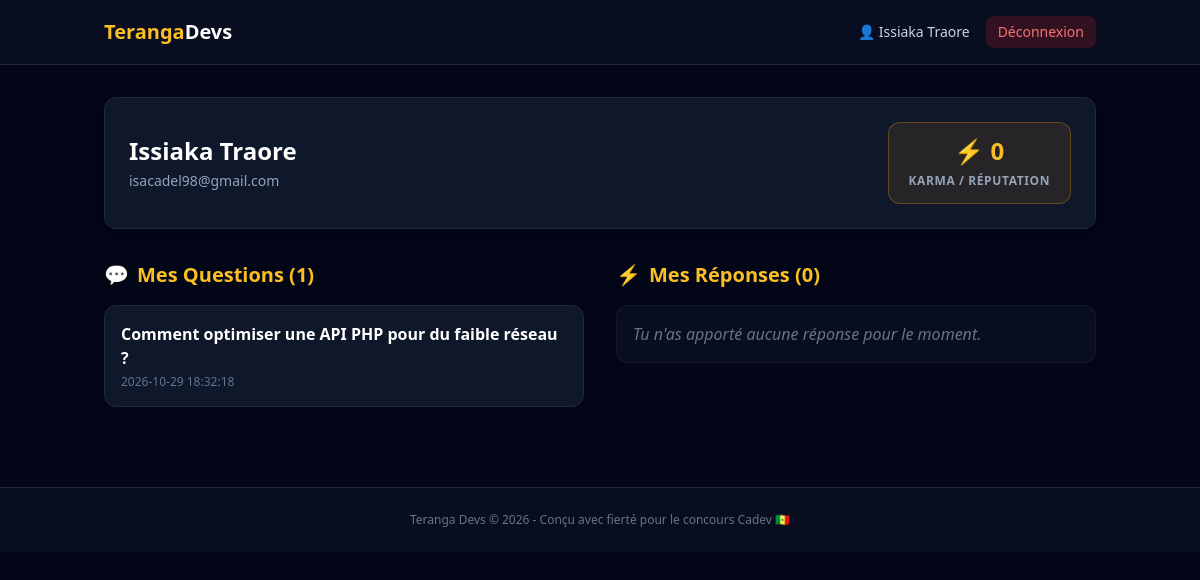
The app's page /profile.php (signed in) with its own data.
### tables this page shows
CREATE TABLE IF NOT EXISTS users (
    id INT AUTO_INCREMENT PRIMARY KEY,
    nom VARCHAR(100) NOT NULL,
    prenom VARCHAR(100) NOT NULL,
    email VARCHAR(150) NOT NULL UNIQUE,
    mot_de_passe VARCHAR(255) NOT NULL,
    reputation INT DEFAULT 0,
    date_creation DATETIME DEFAULT CURRENT_TIMESTAMP
);

CREATE TABLE IF NOT EXISTS questions (
    id INT AUTO_INCREMENT PRIMARY KEY,
    user_id INT NOT NULL,
    titre VARCHAR(255) NOT NULL,
    contenu TEXT NOT NULL,
    tags VARCHAR(255) NOT NULL,
    date_creation DATETIME DEFAULT CURRENT_TIMESTAMP,
    CONSTRAINT fk_question_user FOREIGN KEY (user_id) REFERENCES users(id) ON DELETE CASCADE
);

### profile.php (the view, shortened to what this page needs)
<?php
require_once 'config/db.php';
$user_id = $_SESSION['user_id'];
$stmt_u = $pdo->prepare("SELECT nom, prenom, email, karma FROM users WHERE id = ?");
$stmt_u->execute([$user_id]);
$user_info = $stmt_u->fetch();
$nom = $user_info['nom'] ?? '';
$prenom = $user_info['prenom'] ?? '';
$email = $user_info['email'] ?? '';
$karma = $user_info['karma'] ?? 0;
$stmt_q = $pdo->prepare("SELECT * FROM questions WHERE user_id = ? ORDER BY date_creation DESC");
$stmt_q->execute([$user_id]);
$questions = $stmt_q->fetchAll();
$stmt_r = $pdo->prepare("SELECT r.*, q.titre as question_titre FROM responses r JOIN questions q ON r.question_id = q.id WHERE r.user_id = ? ORDER BY r.date_creation DESC");
$stmt_r->execute([$user_id]);
$responses = $stmt_r->fetchAll();
?>
<!DOCTYPE html>
<html lang="fr">
<head>
    <script src="https://cdn.tailwindcss.com"></script>
    <link rel="stylesheet" href="assets/CSS/style.css">
</head>
<body class="bg-slate-950 text-slate-100 min-h-screen">
    <nav class="border-b border-slate-800 bg-slate-900/50 backdrop-blur sticky top-0 z-50">
        <div class="max-w-5xl mx-auto px-4 h-16 flex items-center justify-between">
            <a href="index.php" class="font-bold text-xl text-amber-400">Teranga<span class="text-white">Devs</span></a>
            <div class="flex items-center space-x-4">
                <span class="text-slate-300 text-sm">👤 <?= htmlspecialchars($prenom . ' ' . $nom) ?></span>
                <a href="logout.php" class="text-sm bg-red-600/20 text-red-400 hover:bg-red-600/30 px-3 py-1.5 rounded-lg transition">Déconnexion</a>
            </div>
        </div>
    </nav>
    <main class="max-w-5xl mx-auto px-4 py-8 space-y-8">
        <div class="bg-slate-900 border border-slate-800 rounded-xl p-6 shadow-lg flex flex-col md:flex-row justify-between items-start md:items-center gap-4">
            <div>
                <h1 class="text-2xl font-bold text-white mb-1"><?= htmlspecialchars($prenom . ' ' . $nom) ?></h1>
                <p class="text-slate-400 text-sm"><?= htmlspecialchars($email) ?></p>
            </div>
            <div class="bg-amber-500/10 border border-amber-500/30 px-5 py-3 rounded-xl text-center">
                <span class="block text-2xl font-bold text-amber-400">⚡ <?= $karma ?></span>
                <span class="text-xs text-slate-400 uppercase tracking-wider font-semibold">Karma / Réputation</span>
            </div>
        </div>
        <div class="grid grid-cols-1 md:grid-cols-2 gap-8">
            <div>
                <h2 class="text-xl font-semibold mb-4 text-amber-400 flex items-center gap-2">
                    <span>💬</span> Mes Questions (<?= count($questions) ?>)
                </h2>
                <div class="space-y-4">
                    <?php if (empty($questions)): ?>
                        <p class="text-slate-500 italic bg-slate-900/50 p-4 rounded-xl border border-slate-800/50">Tu n'as posé aucune question pour le moment.</p>
                    <?php else: ?>
                        <?php foreach ($questions as $q): ?>
                            <div class="bg-slate-900 border border-slate-800 p-4 rounded-xl hover:border-slate-700 transition space-y-1">
                                <a href="question.php?id=<?= $q['id'] ?>" class="font-semibold text-white hover:text-amber-400 block"><?= htmlspecialchars($q['titre']) ?></a>
                                <span class="text-xs text-slate-500 block"><?= $q['date_creation'] ?></span>
                            </div>
                        <?php endforeach; ?>
                    <?php endif; ?>
                </div>
            </div>
            <div>
                <h2 class="text-xl font-semibold mb-4 text-amber-400 flex items-center gap-2">
                    <span>⚡</span> Mes Réponses (<?= count($responses) ?>)
                </h2>
                <div class="space-y-4">
                    <?php if (empty($responses)): ?>
                        <p class="text-slate-500 italic bg-slate-900/50 p-4 rounded-xl border border-slate-800/50">Tu n'as apporté aucune réponse pour le moment.</p>
                    <?php endif; ?>
                </div>
            </div>
        </div>
    </main>
<?php
require_once 'includes/footer.php';
?>

### records on screen
users: prenom+nom "Issiaka Traore", email "isacadel98@gmail.com", karma "0"
questions: titre "Comment optimiser une API PHP pour du faible réseau ?", date_creation "2026-10-29 18:32:18"

### other values on screen
count($questions) "1"
count($responses) "0"
